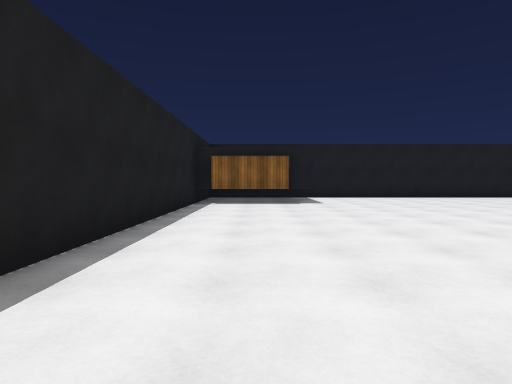
view 1 (above)

24 first-person views from a walk through a 3-D level made in the Unity game engine. The camera is 1.3 m above the floor, tilts 2° down and sees 75° across. The floor is counted in squares, 2 m on a side. Each view is taken from the middle of a square. On the plan, view 1 faces up. The plan holds only what a view shows up to about 10 squares ahead; the rest is blank. The place goes on beyond the plan. The player character is not drawn. Surface patterns are stand-ins for the level's own textures.

view 2
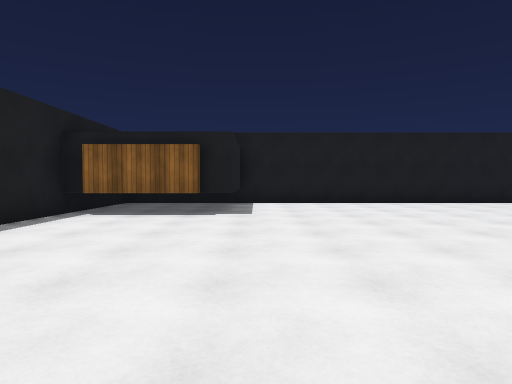

view 3
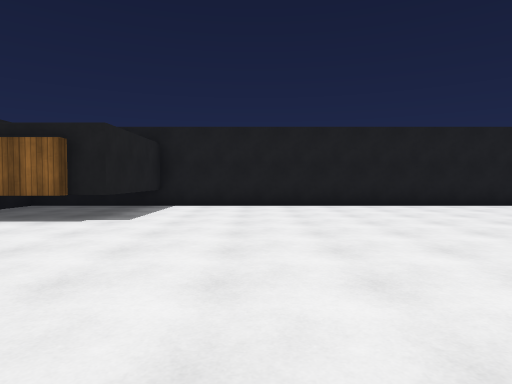

view 4
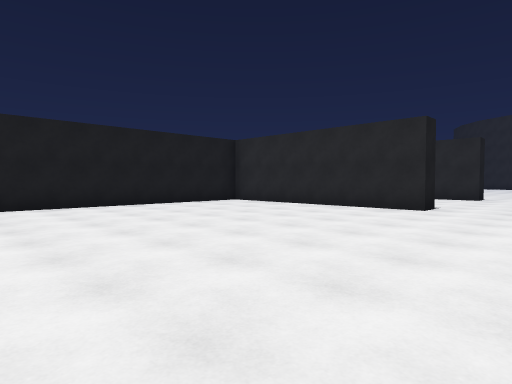

view 5
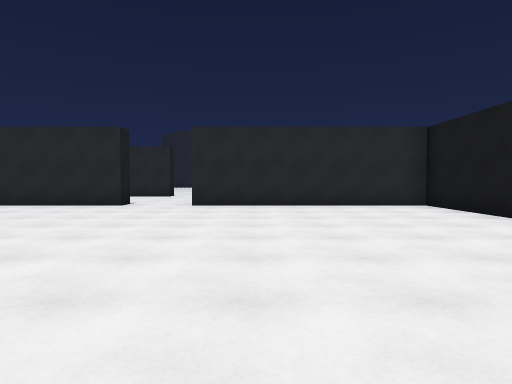

view 6
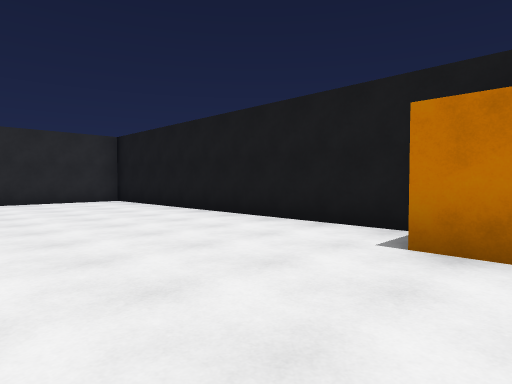

view 7
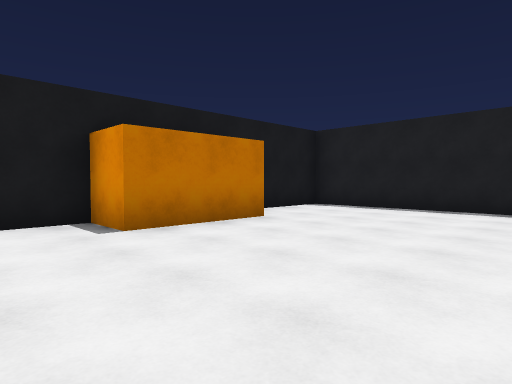

view 8
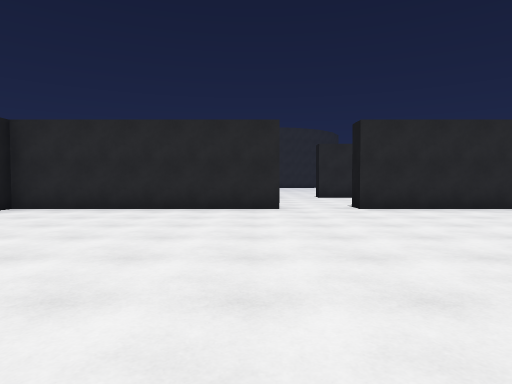

view 9
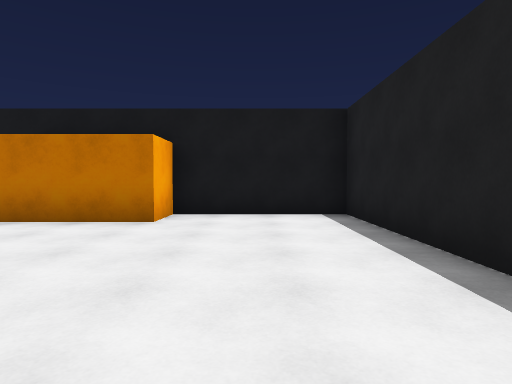

view 10
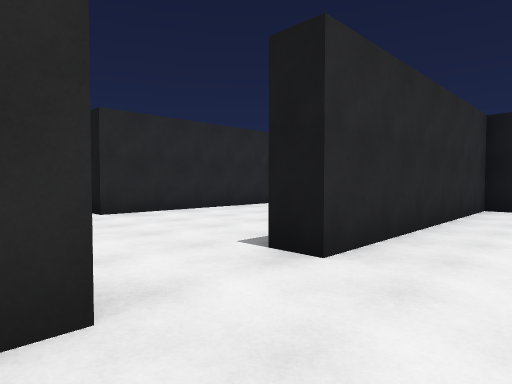

view 11
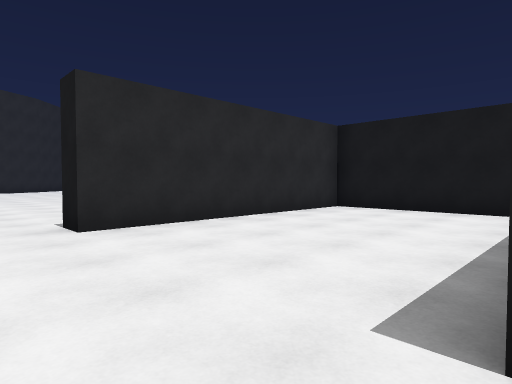

view 12
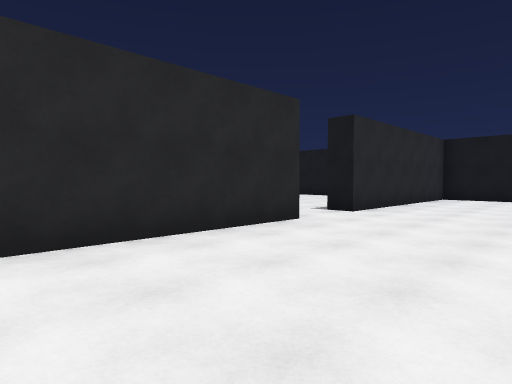

view 13
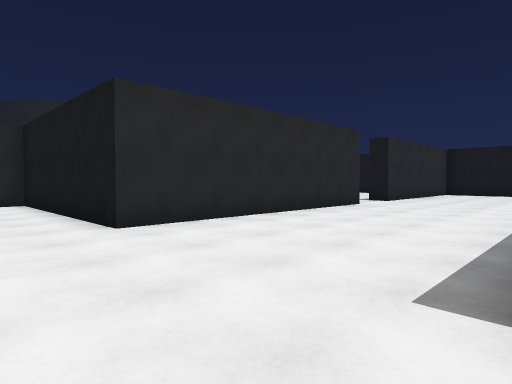

view 14
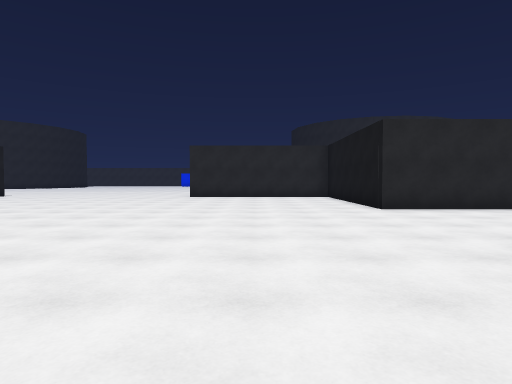

view 15
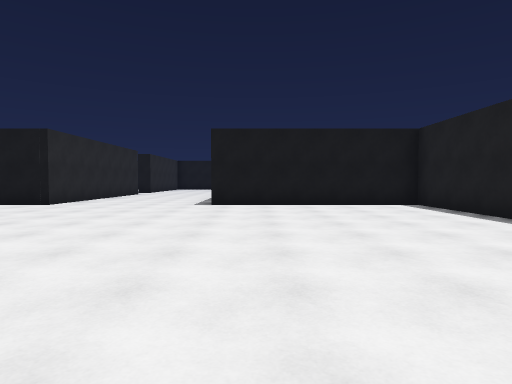

view 16
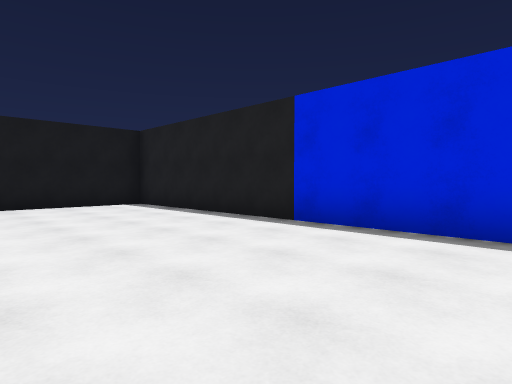

view 17
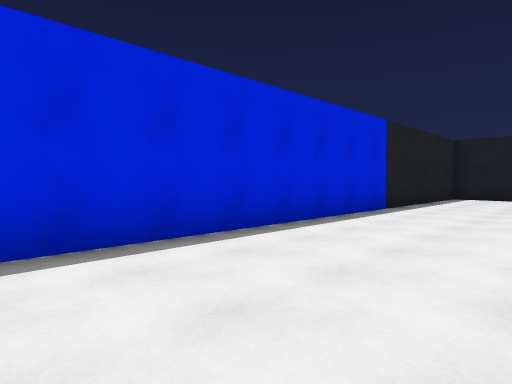

view 18
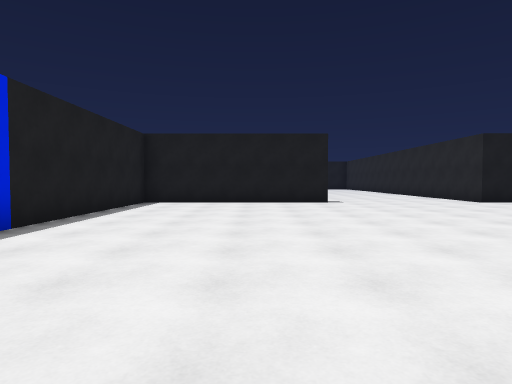

view 19
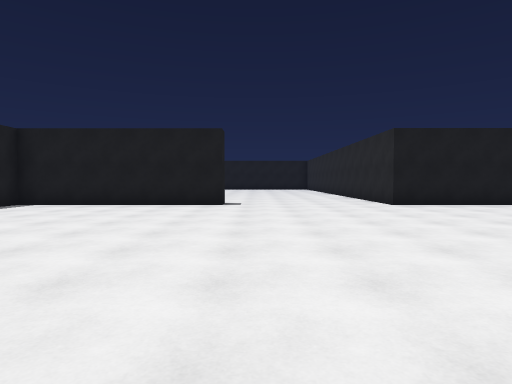

view 20
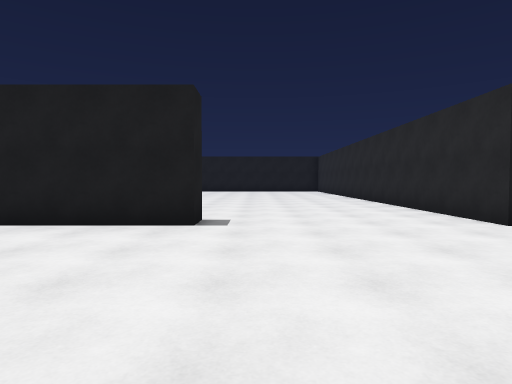

view 21
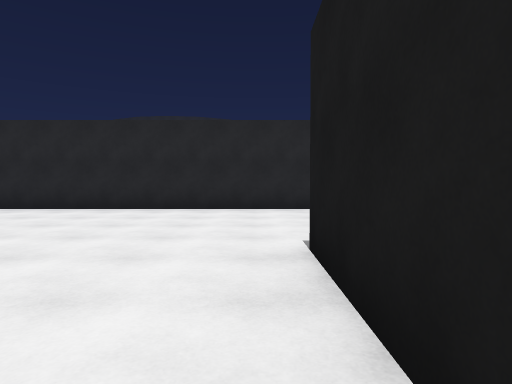

view 22
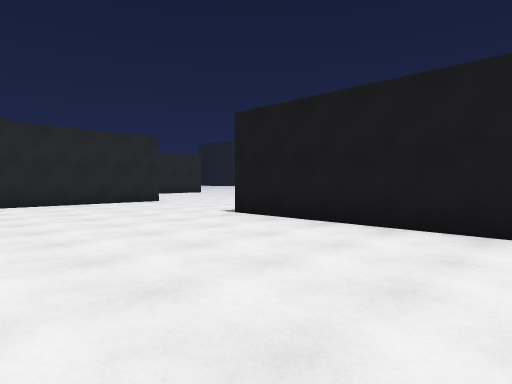

view 23
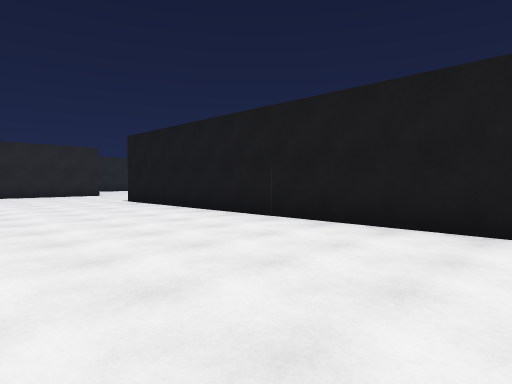

view 24
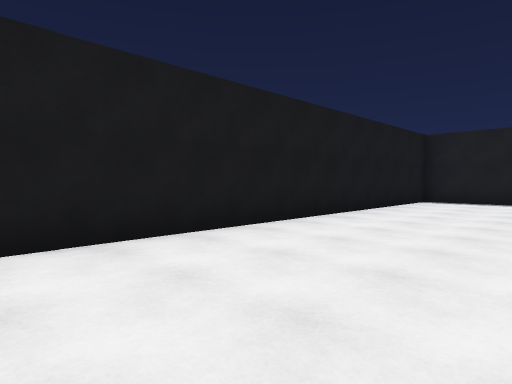

### Floor plan
Points are (right, up) in squares from view 1. A wall is a line through its corners. A room is listed if a view was taken in it or the views show most of it. See-through windows are left out.
Room 1 (views 1, 2, 3, 4, 5, 6, 7, 8, 9, 10)
walls: (1, 9.2) (-1.2, 9.2); (13.6, 6.5) (13.6, 12.5) (13.1, 12.5); (-1.2, 9.5) (-1.8, 9.5); (1.6, 12.6) (1.6, 9.5) (0.9, 9.5); (11.6, 12.5) (-1.7, 12.5) (-1.7, -1.4) (1.6, -1.4) (1.6, -0.2) (4.2, -0.2) (4.2, -1.4) (13.6, -1.4) (13.6, 4.6)
ways out: opening at (14, 5.5) to room 2
Room 2 (views 11, 12, 13, 14, 15, 16, 17, 18, 19, 20, 21, 22, 23, 24)
walls: (21.5, 31.8) (18.5, 31.8) (18.5, 37.5); (14.2, 6.5) (13.6, 6.5); (18.5, 6.4) (18.5, 13.2) (21.5, 13.2); (13.6, 4.6) (14.2, 4.6); (-1.7, 34.6) (-1.7, 32.5) (14.1, 32.5) (14.1, 31.8) (8.7, 31.8) (8.7, 13.2) (14.2, 13.2); (14.9, -1.4) (18.5, -1.4) (18.5, 4.6)
ways out: opening at (14, 5.5) to room 1; opening at (19, 5.5)

Where each view was taken, in squares from view 1:
view 1: 0 up, 0 right, facing up
view 2: 3 up, 2 right, facing up
view 3: 4 up, 4 right, facing up
view 4: 4 up, 6 right, facing up-right
view 5: 3 up, 5 right, facing right
view 6: 3 up, 3 right, facing down-right
view 7: 4 up, 6 right, facing down-left
view 8: 7 up, 6 right, facing right
view 9: 5 up, 0 right, facing down
view 10: 7 up, 12 right, facing down-right
view 11: 6 up, 14 right, facing down-right
view 12: 11 up, 15 right, facing down-right
view 13: 15 up, 14 right, facing down-right
view 14: 16 up, 11 right, facing right
view 15: 22 up, 13 right, facing down
view 16: 22 up, 13 right, facing down-left
view 17: 19 up, 12 right, facing up-left
view 18: 22 up, 12 right, facing up
view 19: 23 up, 15 right, facing up
view 20: 27 up, 15 right, facing up
view 21: 33 up, 11 right, facing right
view 22: 37 up, 9 right, facing down-right
view 23: 37 up, 4 right, facing down-right
view 24: 36 up, 9 right, facing down-left
